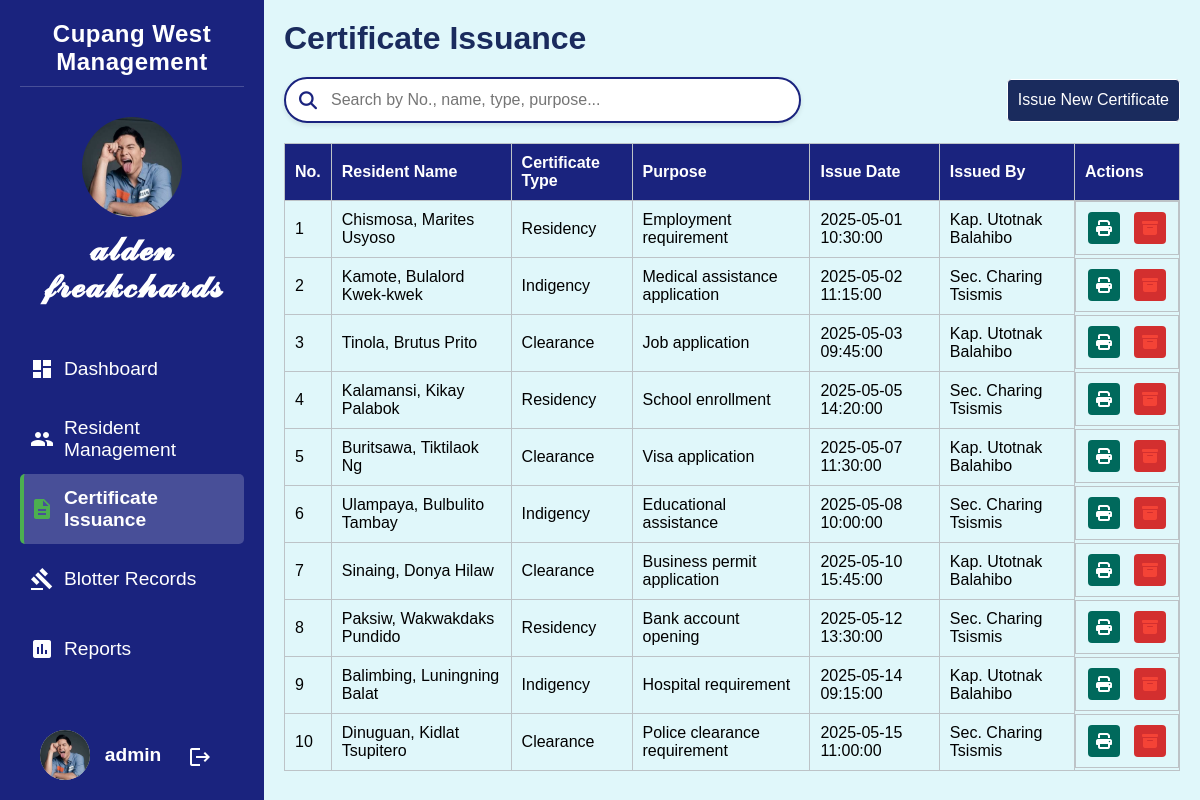
Page /pages/certificates.php (signed in) on the committed database.
### tables this page shows
CREATE TABLE `certificates` (
  `id` int(11) NOT NULL,
  `resident_name` varchar(255) NOT NULL,
  `certificate_type` varchar(50) NOT NULL,
  `purpose` varchar(255) NOT NULL,
  `issue_date` datetime NOT NULL,
  `issued_by` varchar(50) NOT NULL,
  `archived` tinyint(1) NOT NULL DEFAULT 0 COMMENT 'Archive status: 0 = active, 1 = archived'
);

### pages/certificates.php (the view, shortened to what this page needs)
<?php
require("partials/head.php");
$records_per_page = 10;
$page = isset($_GET['page']) ? (int)$_GET['page'] : 1;
$offset = ($page - 1) * $records_per_page;
$conn = getDatabaseConnection();
$certificates = [];
if ($conn) {
    $query = "SELECT id, resident_name, certificate_type, purpose, issue_date, issued_by
              FROM certificates
              WHERE archived = 0
              ORDER BY id ASC
              LIMIT $offset, $records_per_page";
    $result = mysqli_query($conn, $query);
    if ($result) {
        while ($row = mysqli_fetch_assoc($result)) {
            $certificates[] = $row;
        }
    }
}
?>
<?php require("partials/sidebar.php") ?>
<div class="main-content">
    <div class="header-container">
        <h1>Certificate Issuance</h1>
    </div>
    <div class="search-and-add-container">
        <div class="search-box">
            <i class="fas fa-search search-icon"></i>
            <input type="text" id="searchInput" placeholder="Search by No., name, type, purpose...">
        </div>
        <button class="text-button add-btn" onclick="issueCertificate()">Issue New Certificate</button>
    </div>
    <div class="table-container">
        <table id="certificateTable">
            <thead>
                <tr>
                    <th>No.</th>
                    <th>Resident Name</th>
                    <th>Certificate Type</th>
                    <th>Purpose</th>
                    <th>Issue Date</th>
                    <th>Issued By</th>
                    <th>Actions</th>
                </tr>
            </thead>
            <tbody id="certificateTableBody">
                <?php foreach ($certificates as $index => $certificate): ?>
                    <tr>
                        <td><?= ($offset + $index + 1) ?></td>
                        <td><?= htmlspecialchars($certificate['resident_name']) ?></td>
                        <td><?= htmlspecialchars($certificate['certificate_type']) ?></td>
                        <td><?= htmlspecialchars($certificate['purpose']) ?></td>
                        <td><?= htmlspecialchars($certificate['issue_date']) ?></td>
                        <td><?= htmlspecialchars($certificate['issued_by']) ?></td>
                        <td class="action-buttons">
                            <button class="icon-button view-btn" onclick="printCertificate(<?= $certificate['id'] ?>)" title="Print Certificate">
                                <i class="fas fa-print"></i>
                            </button>
                            <button class="icon-button delete-btn" onclick="deleteCertificate(<?= $certificate['id'] ?>)" title="Archive Certificate">
                                <i class="fas fa-archive"></i>
                            </button>
                        </td>
                    </tr>
                <?php endforeach; ?>
            </tbody>
        </table>
    </div>
</div>
<?php require("partials/foot.php"); ?>

### assets/css/main.css (style rules this page uses)
body { font-family: 'Arial', sans-serif; margin: 0; display: flex; height: 100vh; }
.main-content { background-color: #e0f7fa; flex-grow: 1; padding: 20px; overflow-y: auto; transition: margin-left 0.3s ease; width: 80vw; }
.main-content h1 { text-align: center; color: #1a2b5d; margin-top: 0; }
button { padding: 10px 20px; border: none; border-radius: 5px; background-color: #1a237e; color: #ffffff; cursor: pointer; }
.table-container { margin-top: 20px; overflow-x: auto; }
table { width: 100%; border-collapse: collapse; }
table, th, td { border: 1px solid #bdc3c7; }
th, td { padding: 10px; text-align: left; }
th { background-color: #1a237e; color: white; }
.header-container { display: flex; justify-content: center; align-items: center; margin-bottom: 20px; }
.header-container h1 { margin: 0; }
.search-and-add-container { margin: 20px 0; width: 100%; display: flex; justify-content: space-between; align-items: center; }
.search-box { position: relative; width: 50%; max-width: 500px; }
.search-box input { width: 100%; padding: 12px 20px 12px 45px; border: 2px solid #1a237e; border-radius: 25px; font-size: 16px; box-shadow: 0 2px 5px rgba(0, 0, 0, 0.1); transition: all 0.3s; }
.search-icon { position: absolute; left: 15px; top: 50%; transform: translateY(-50%); color: #1a237e; font-size: 18px; }
.add-btn { height: 43px; display: flex; align-items: center; font-size: 16px; border-radius: 25px; padding: 0 25px; background-color: #1a237e; color: white; transition: all 0.3s; }
.icon-button { background-color: transparent; border: none; width: 32px; height: 32px; border-radius: 50%; display: inline-flex; justify-content: center; align-items: center; cursor: pointer; color: white; margin: 0 2px; transition: all 0.3s; }
.icon-button i { font-size: 16px; }
.icon-button.view-btn { background-color: #00695c; }
.icon-button.delete-btn { background-color: #d32f2f; }

### assets/css/modal.css (style rules this page uses)
.action-buttons { display: flex; gap: 10px; justify-content: center; }
.text-button { padding: 5px 10px; background-color: #1a2b5d; color: white; border: 1px solid #ffffff; border-radius: 4px; cursor: pointer; transition: all 0.2s; }
.icon-button { background: none; border: none; cursor: pointer; font-size: 1rem; padding: 5px; border-radius: 4px; transition: all 0.2s ease; }
.delete-btn { color: #f44336; }
.header-container { display: flex; justify-content: space-between; align-items: center; margin-bottom: 20px; }
.view-btn { background-color: #4CAF50; color: white; border: none; }

### rows in the picture
certificates: index "1", resident_name "Chismosa, Marites Usyoso", certificate_type "Residency", purpose "Employment requirement", issue_date "2025-05-01 10:30:00", issued_by "Kap. Utotnak Balahibo"
certificates: index "2", resident_name "Kamote, Bulalord Kwek-kwek", certificate_type "Indigency", purpose "Medical assistance application", issue_date "2025-05-02 11:15:00", issued_by "Sec. Charing Tsismis"
certificates: index "3", resident_name "Tinola, Brutus Prito", certificate_type "Clearance", purpose "Job application", issue_date "2025-05-03 09:45:00", issued_by "Kap. Utotnak Balahibo"
certificates: index "4", resident_name "Kalamansi, Kikay Palabok", certificate_type "Residency", purpose "School enrollment", issue_date "2025-05-05 14:20:00", issued_by "Sec. Charing Tsismis"
certificates: index "5", resident_name "Buritsawa, Tiktilaok Ng", certificate_type "Clearance", purpose "Visa application", issue_date "2025-05-07 11:30:00", issued_by "Kap. Utotnak Balahibo"
certificates: index "6", resident_name "Ulampaya, Bulbulito Tambay", certificate_type "Indigency", purpose "Educational assistance", issue_date "2025-05-08 10:00:00", issued_by "Sec. Charing Tsismis"
certificates: index "7", resident_name "Sinaing, Donya Hilaw", certificate_type "Clearance", purpose "Business permit application", issue_date "2025-05-10 15:45:00", issued_by "Kap. Utotnak Balahibo"
certificates: index "8", resident_name "Paksiw, Wakwakdaks Pundido", certificate_type "Residency", purpose "Bank account opening", issue_date "2025-05-12 13:30:00", issued_by "Sec. Charing Tsismis"
certificates: index "9", resident_name "Balimbing, Luningning Balat", certificate_type "Indigency", purpose "Hospital requirement", issue_date "2025-05-14 09:15:00", issued_by "Kap. Utotnak Balahibo"
certificates: index "10", resident_name "Dinuguan, Kidlat Tsupitero", certificate_type "Clearance", purpose "Police clearance requirement", issue_date "2025-05-15 11:00:00", issued_by "Sec. Charing Tsismis"

### other values in the picture
$_SESSION['username'] "admin"
